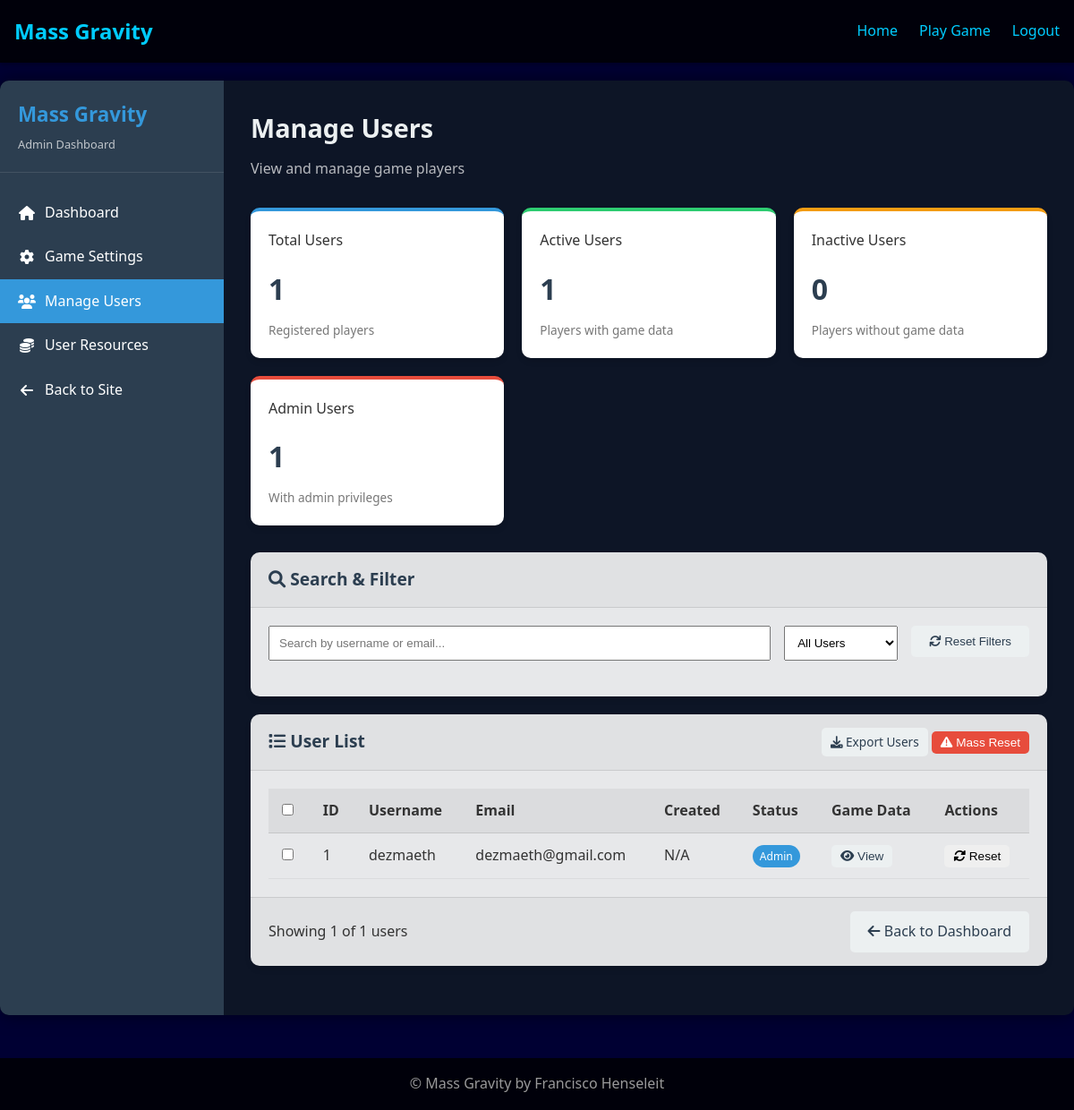
The app's page /admin/users (signed in) with its own data.
### flask_app/models/user.py (models this page shows, shortened)
class User(UserMixin, db.Model):
    id = db.Column(db.Integer, primary_key=True)
    username = db.Column(db.String(64), unique=True, index=True)
    email = db.Column(db.String(120), unique=True, index=True)
    password_hash = db.Column(db.String(128))
    faction = db.Column(db.String(10), nullable=False)
    game_data = db.Column(db.Text, default="{}")

### flask_app/routes/admin.py (the view)
@admin.route('/users')
@login_required
@admin_required
def users():
    users = User.query.all()
    active_count = sum(1 for user in users if user.game_data and user.game_data != '{}')
    admin_count = sum(1 for user in users if user.id == 1)  # Simplified admin check
    return render_template('admin/users.html',
                          users=users,
                          active_count=active_count,
                          admin_count=admin_count)

### flask_app/models/user.py (called while the page is built)
@login_manager.user_loader
def load_user(user_id):
    return User.query.get(int(user_id))

### flask_app/routes/admin.py (called while the page is built)
def admin_required(f):
    @functools.wraps(f)
    def decorated_function(*args, **kwargs):
        if not current_user.is_authenticated or current_user.id != 1:
            flash('Admin access required')
            return redirect(url_for('main.index'))
        return f(*args, **kwargs)
    return decorated_function

### flask_app/templates/admin/users.html (shortened to what this page needs)
{% extends 'base.html' %}
{% block head %}
<link rel="stylesheet" href="{{ url_for('static', filename='css/admin.css') }}">
<link rel="stylesheet" href="https://cdnjs.cloudflare.com/ajax/libs/font-awesome/6.0.0/css/all.min.css">
{% endblock %}
{% block content %}
<div class="admin-container">
    <div class="admin-sidebar">
        <div class="admin-sidebar-header">
            <h3>Mass Gravity</h3>
            <p>Admin Dashboard</p>
        </div>
        <ul class="admin-menu">
            <li><a href="{{ url_for('admin.index') }}"><i class="fas fa-home"></i> Dashboard</a></li>
            <li><a href="{{ url_for('admin.settings') }}"><i class="fas fa-cog"></i> Game Settings</a></li>
            <li><a href="{{ url_for('admin.users') }}" class="active"><i class="fas fa-users"></i> Manage Users</a></li>
            <li><a href="{{ url_for('admin.user_resources') }}"><i class="fas fa-coins"></i> User Resources</a></li>
            <li><a href="{{ url_for('main.index') }}"><i class="fas fa-arrow-left"></i> Back to Site</a></li>
        </ul>
    </div>
    <div class="admin-content">
        <div class="admin-content-header">
            <h2>Manage Users</h2>
            <p>View and manage game players</p>
        </div>
        <div class="admin-stats">
            <div class="admin-stat-card primary">
                <h3>Total Users</h3>
                <div class="stat-value">{{ users|length }}</div>
                <div class="stat-description">Registered players</div>
            </div>
            <div class="admin-stat-card success">
                <h3>Active Users</h3>
                <div class="stat-value">{{ active_count }}</div>
                <div class="stat-description">Players with game data</div>
            </div>
            <div class="admin-stat-card warning">
                <h3>Inactive Users</h3>
                <div class="stat-value">{{ users|length - active_count }}</div>
                <div class="stat-description">Players without game data</div>
            </div>
            <div class="admin-stat-card danger">
                <h3>Admin Users</h3>
                <div class="stat-value">{{ admin_count }}</div>
                <div class="stat-description">With admin privileges</div>
            </div>
        </div>
        <div class="admin-card admin-mb">
            <div class="admin-card-header">
                <h3><i class="fas fa-search"></i> Search & Filter</h3>
            </div>
            <div class="admin-card-body">
                <div class="admin-flex" style="gap: 15px;">
                    <div style="flex: 1;">
                        <input type="text" id="userSearch" placeholder="Search by username or email..." class="admin-form-group" style="width: 100%; padding: 10px;">
                    </div>
                    <div>
                        <select id="userFilter" class="admin-form-group" style="padding: 10px;">
                            <option value="all">All Users</option>
                        </select>
                    </div>
                    <div>
                        <button id="resetUserFilters" class="admin-btn admin-btn-secondary">
                            <i class="fas fa-sync"></i> Reset Filters
                        </button>
                    </div>
                </div>
            </div>
        </div>
        <div class="admin-card">
            <div class="admin-card-header">
                <h3><i class="fas fa-list"></i> User List</h3>
                <div>
                    <a href="#" class="admin-btn admin-btn-sm admin-btn-secondary" id="exportUsersBtn">
                        <i class="fas fa-download"></i> Export Users
                    </a>
                    <button class="admin-btn admin-btn-sm admin-btn-danger" id="massResetBtn">
                        <i class="fas fa-exclamation-triangle"></i> Mass Reset
                    </button>
                </div>
            </div>
            <div class="admin-card-body">
                <table class="admin-table" id="usersTable">
                    <thead>
                        <tr>
                            <th><input type="checkbox" id="selectAllUsers"></th>
                            <th>ID</th>
                            <th>Username</th>
                            <th>Email</th>
                            <th>Created</th>
                            <th>Status</th>
                            <th>Game Data</th>
                            <th>Actions</th>
                        </tr>
                    </thead>
                    <tbody>
                        {% for user in users %}
                        <tr class="user-row"
                            data-username="{{ user.username }}"
                            data-email="{{ user.email }}"
                            data-status="{{ 'active' if user.game_data and user.game_data != '{}' else 'inactive' }}"
                            data-is-admin="{{ 'true' if user.id == 1 else 'false' }}">
                            <td><input type="checkbox" class="user-select" data-id="{{ user.id }}"></td>
                            <td>{{ user.id }}</td>
                            <td>{{ user.username }}</td>
                            <td>{{ user.email }}</td>
                            <td>{{ user.created_at.strftime('%Y-%m-%d') if user.created_at else 'N/A' }}</td>
                            <td>
                                {% if user.id == 1 %}
                                <span class="admin-badge admin-badge-primary">Admin</span>
                                {% elif user.game_data and user.game_data != '{}' %}
                                <span class="admin-badge admin-badge-success">Active</span>
                                {% else %}
                                <span class="admin-badge admin-badge-secondary">Inactive</span>
                                {% endif %}
                            </td>
                            <td>
                                {% if user.game_data and user.game_data != '{}' %}
                                <button class="admin-btn admin-btn-sm admin-btn-secondary view-game-data" data-userid="{{ user.id }}">
                                    <i class="fas fa-eye"></i> View
                                </button>
                                {% else %}
                                <span class="admin-badge admin-badge-secondary">No Data</span>
                                {% endif %}
                            </td>
                            <td>
                                <div class="actions">
                                    <form action="{{ url_for('admin.reset_user', user_id=user.id) }}" method="POST" style="display: inline-block;">
                                        <button type="submit" class="admin-btn admin-btn-sm admin-btn-warning" onclick="return confirm('Are you sure you want to reset this user\'s game data? This action cannot be undone.');">
                                            <i class="fas fa-sync-alt"></i> Reset
                                        </button>
                                    </form>
                                </div>
                            </td>
                        </tr>
                        {% endfor %}
                    </tbody>
                </table>
            </div>
            <div class="admin-card-footer admin-flex-between">
                <div>
                    <span>Showing <span id="visibleCount">{{ users|length }}</span> of {{ users|length }} users</span>
                </div>
                <div>
                    <a href="{{ url_for('admin.index') }}" class="admin-btn admin-btn-secondary">
                        <i class="fas fa-arrow-left"></i> Back to Dashboard
                    </a>
                </div>
            </div>
        </div>
    </div>
</div>
{% endblock %}

### flask_app/static/css/main.css (style rules this page uses)
:root { --primary-color: #0066cc; --accent-color: #00ccff; --dark-color: #000033; --light-color: #e6f7ff; --font-main: 'Segoe UI', Tahoma, Geneva, Verdana, sans-serif; }
* { box-sizing: border-box; margin: 0; padding: 0; }
body { font-family: var(--font-main); line-height: 1.6; color: #f0f0f0; background-color: var(--dark-color); background-image: url('../img/galaxy_starfield.png'); background-size: cover; min-height: 100vh; }
a { color: var(--accent-color); text-decoration: none; }

### records on screen
User: id "1", username "dezmaeth", email "dezmaeth@gmail.com", created_at "N/A", shows "Admin"

### other values on screen
{{ users|length }} "1"
{{ active_count }} "1"
{{ users|length - active_count }} "0"
{{ admin_count }} "1"
